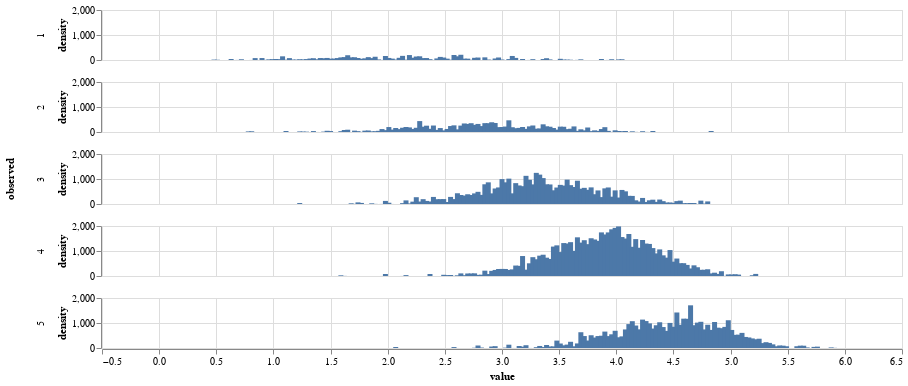

Here is the notebook cell this chart was saved with:
### Markdown cell above
The plot above is computing a one-dimensional kernel density estimation, illustrating the density (y-axis) of the predicted rating values (x-axis) using a histogram plot. In this plot, we have propability estimates at each value of the x-axis, which again represent the rating value predicted by our algorithm.

Next, as we can see below, when adding the argument `counts=True`, our density axis is rescaled from the previous y-axis range of $[0, 1]$ to $[0, 2000]$. When setting `counts=True` we are no longer computing probability estimates of each predicted value rating, but rather we are now computing a smoothed count plot that displays the amount of total number of instances that each value of the x-axis was predicted. This is why the scale of our plots have changed, because we had $2,000$ iterations.

### Code cell
alt.Chart(fit_vs_obs).transform_density(
    density='fit',
    bandwidth=0.01,
    groupby=['observed'],
    extent= [0, 6],
    counts=True
).mark_bar().encode(
    alt.X('value:Q'),
    alt.Y('density:Q'),
    alt.Row('observed:N')
).properties(width=800, height=50)

### Figure 1 — Vega-Lite specification as saved in the notebook (floating-point values rounded to 4 significant figures; data arrays with more than 128 entries replaced by an {"elided": "..."} marker saying what was removed)
{"config": {"view": {"continuousWidth": 400, "continuousHeight": 300}}, "data": {"name": "data-e851b4d4944a08d0c2484d46a5bd8642"}, "mark": "bar", "encoding": {"row": {"type": "nominal", "field": "observed"}, "x": {"type": "quantitative", "field": "value"}, "y": {"type": "quantitative", "field": "density"}}, "height": 50, "transform": [{"density": "fit", "bandwidth": 0.01, "counts": true, "extent": [0, 6], "groupby": ["observed"]}], "width": 800, "$schema": "https://vega.github.io/schema/vega-lite/v4.8.1.json", "datasets": {"data-e851b4d4944a08d0c2484d46a5bd8642": {"elided": "5000 records"}}}
